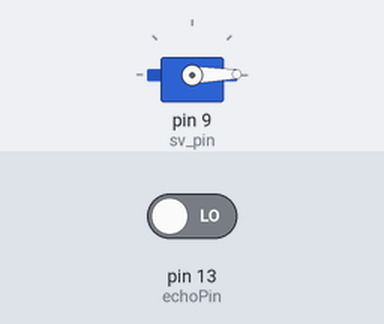
This sketch was run on a simulated Arduino Uno, built with avr-gcc and run on an emulated ATmega328P. On the bench: servo. The inputs (shaded band) are chosen by the test bench; at power-on: pin 13 (echoPin) LOW. What the sketch prints to the serial monitor is not drawn.

Above: at 0.05 s.
At 3.05 s:
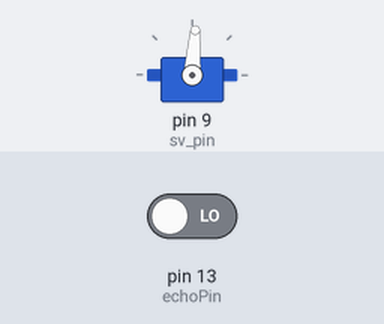
At 6.05 s:
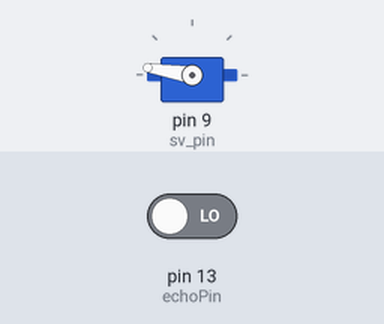
At 12.05 s:
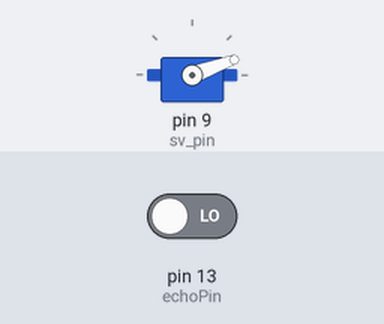
Timing chart, 0 to 16.5 s (numbered marks = the images above):
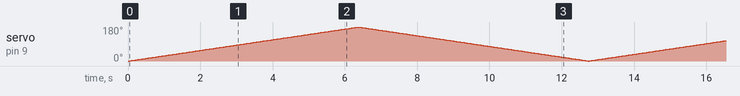

The sketch:

sketch_sep7c.ino
```cpp
#include <Servo.h>
#include "Arduino.h"

Servo sv;

int sv_pin=9;
int trigPin = 12;
int echoPin = 13;
int SWEEP_DELAY = 5; // Delay between servo movements in milliseconds
float duration, distance;
int angle;

void setup() {
  Serial.begin(9600);
  pinMode(trigPin, OUTPUT);
  pinMode(echoPin, INPUT);
  sv.attach(sv_pin);
}

void loop() {
  // scan from 0 to 180 degrees
  for(angle = 0; angle < 180; angle++)
  {
    sv.write(angle);
    delay(SWEEP_DELAY);
    int distance = calculateDistance();
    printData(angle, distance);
  }

  // now scan back from 180 to 0 degrees
  for(angle = 180; angle > 0; angle--)
  {
    sv.write(angle);
    delay(SWEEP_DELAY);
    int distance = calculateDistance();
    printData(angle, distance);
  }
}

int calculateDistance(){
  digitalWrite(trigPin,LOW);
  delayMicroseconds(2);
  digitalWrite(trigPin,HIGH);
  delayMicroseconds(10);

  // Duration b/w echo pin high and echo pin low is time taken by pulse to come back
  duration = pulseIn(echoPin, HIGH, 30000); // returns time in μs
  distance = (duration*.0343)/2;

  return distance;
}

void printData(int angle, int distance) {
  Serial.print(angle);
  Serial.print(",");
  Serial.print(distance);
  Serial.print(".");
}
```
